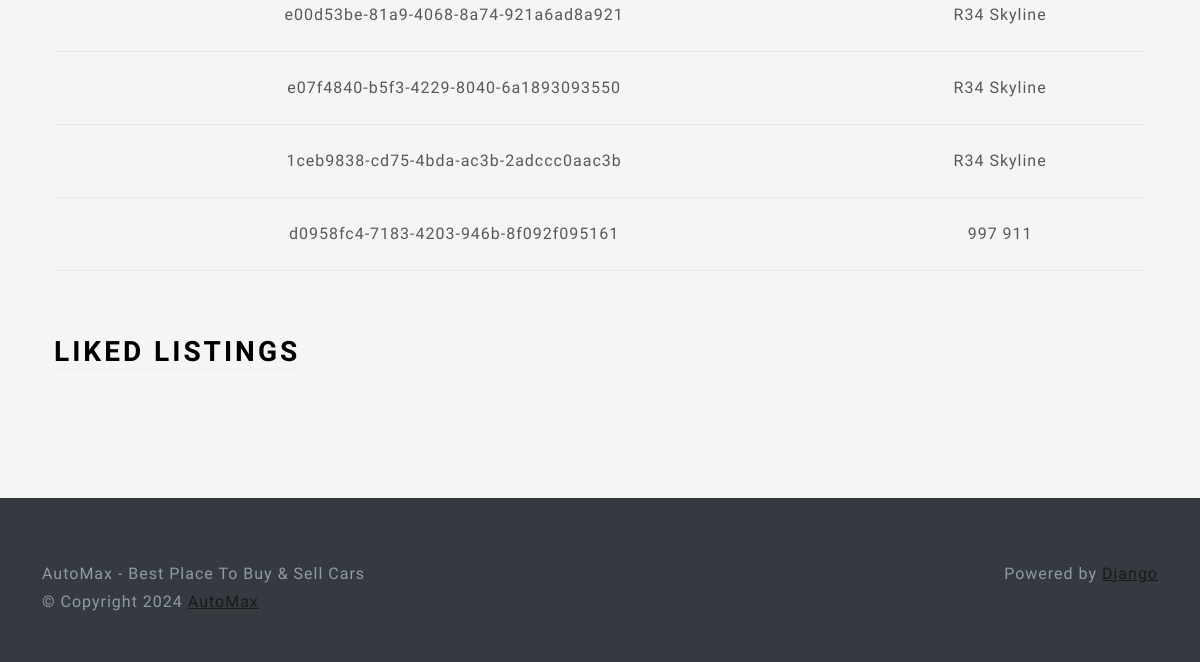
Before: /profile/ (signed in, lower part) with the older database file.
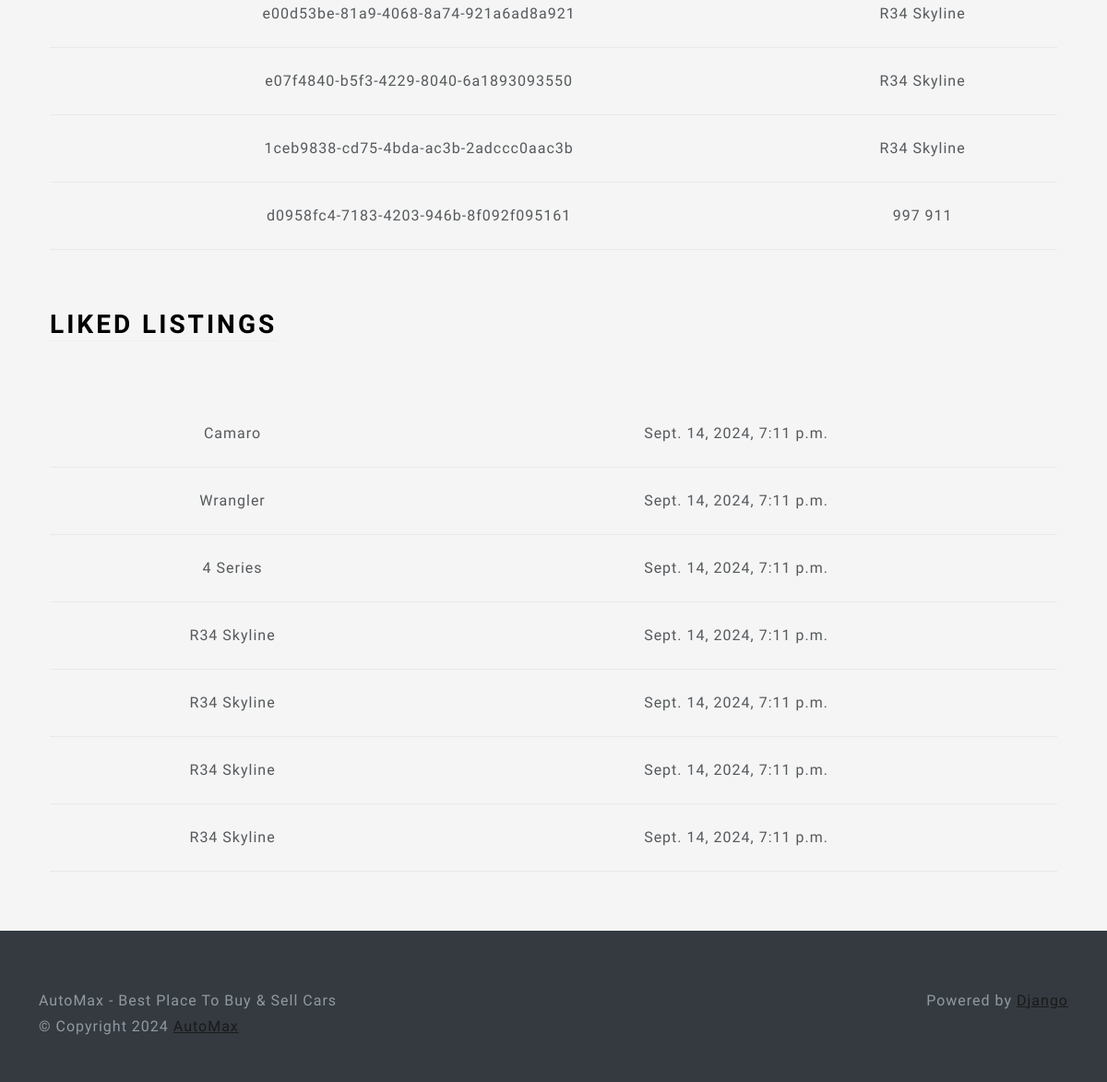
After: the same page with the newer database file.
### main/models.py (models this page shows, shortened)
class Listing(models.Model):
    id=models.UUIDField(primary_key=True, default=uuid.uuid4, unique=True, editable=False)
    created_at=models.DateTimeField(auto_now_add=True)
    updated_at=models.DateTimeField(auto_now=True)
    seller=models.ForeignKey(Profile, on_delete=models.CASCADE)
    brand=models.CharField(max_length=24, choices=CARS_BRANDS, default=None)
    model=models.CharField(max_length=64)
    vin=models.CharField(max_length=17)
    mileage=models.IntegerField(default=0)
    color=models.CharField(max_length=24)
    description=models.TextField()
    engine=models.CharField(max_length=24)
    transmission=models.CharField(max_length=24, choices=TRANSMISSION_OPTIONS)
    location=models.OneToOneField(Location, on_delete=models.SET_NULL, null=True )
    image=models.ImageField(upload_to=user_listing_path)

class LikedListing(models.Model):
    profile=models.ForeignKey(Profile, on_delete=models.CASCADE)
    listing=models.ForeignKey(Listing, on_delete=models.CASCADE)
    like_date=models.DateTimeField(auto_now_add=True)

### users/views.py (the view, shortened to what this page needs)
# urls.py: path('profile/', ProfileView.as_view(), name='profile'),
@method_decorator(login_required, name='dispatch')
class ProfileView(View):
    def get(self, request):
        user_listings=Listing.objects.filter(seller=request.user.profile)
        user_form=UserForm(instance=request.user)
        profile_form=ProfileForm(instance=request.user.profile)
        location_form=LocationForm(instance=request.user.profile.location)
        user_liked_listings=LikedListing.objects.filter(profile=request.user.profile).all()
        context={'user_form':user_form,
                 'profile_form':profile_form,
                 'location_form':location_form,
                 'user_listings':user_listings,
                 'user_liked_listings':user_liked_listings
                 }
        return render(request, 'views/profile.html', context)

### users/templates/views/profile.html (shortened to what this page needs)
{% extends 'base/base.html' %}
{% load static %}
{% load crispy_forms_tags %}
{% block 'body' %}
<div class="container-fluid text-center py-5">
    <div class="container px-4">
        < <table class="table table-hover">
            <tbody>
                {% for listing in user_listings %}
                <tr>
                    <td>{{ listing.id }}</td>
                    <td>{{listing.model }}</td>
                </tr>
                {% endfor %}
            </tbody>
        </table>
    </div>
    <div class="container px-4">
        <div class="row g-4 py-5">
            <div class="col d-flex align-items-start">
                <div>
                    <h2 class="mb-3 border-bottom" style="color: black">Liked Listings</h2>
                </div>
            </div>
        </div>
        <table class="table table-hover">
            <tbody>
                {% for liked_listing in user_liked_listings %}
                <tr>
                    <td>{{ liked_listing.listing.model }}</td>
                    <td>{{ liked_listing.like_date }}</td>
                </tr>
                {% endfor %}
            </tbody>
        </table>
    </div>
</div>
{% endblock %}

### main/templates/base/base.html (shortened to what this page needs)
{% load static %}
<!DOCTYPE html>
<html lang="en" class="h-100">
<head>
    <link href="{% static 'css/bootstrap.min.css' %}" rel="stylesheet">
    <link href="{% static 'css/style.css' %}" rel="stylesheet">
</head>
<body>
 {% block 'body' %}
 {% endblock %}
</body>
{% block 'footer' %}
<footer class="footer text-muted bg-dark py-5">
    <div class="container">
        <p class="float-end mb-1">Powered by <a href="https://www.djangoproject.com/">Django</a></p>
        <p class="mb-1">AutoMax - Best Place To Buy & Sell Cars</p>
        <p class="mb-0">© Copyright {% now 'Y' %} <a href="">AutoMax</a></p>
    </div>
</footer>
{% endblock %}
</html>

### main/static/css/style.css (style rules this page uses)
html, body { height: 100%; }
body { align-items: center; padding-bottom: 40px; background-color: #f5f5f5; }
.h2, h2 { color: white; }

Changed rows visible on the page:
added LikedListing: listing.model "Camaro", like_date "Sept. 14, 2024, 7:11 p.m."
added LikedListing: listing.model "Wrangler", like_date "Sept. 14, 2024, 7:11 p.m."
added LikedListing: listing.model "4 Series", like_date "Sept. 14, 2024, 7:11 p.m."
added LikedListing: listing.model "R34 Skyline", like_date "Sept. 14, 2024, 7:11 p.m."
added LikedListing: listing.model "R34 Skyline", like_date "Sept. 14, 2024, 7:11 p.m."
added LikedListing: listing.model "R34 Skyline", like_date "Sept. 14, 2024, 7:11 p.m."
added LikedListing: listing.model "R34 Skyline", like_date "Sept. 14, 2024, 7:11 p.m."
